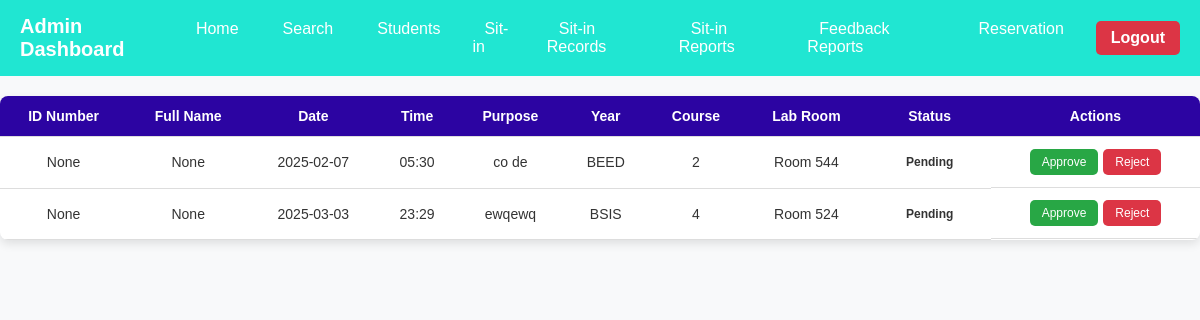
/reservation, run on an earlier commit of the app's database.
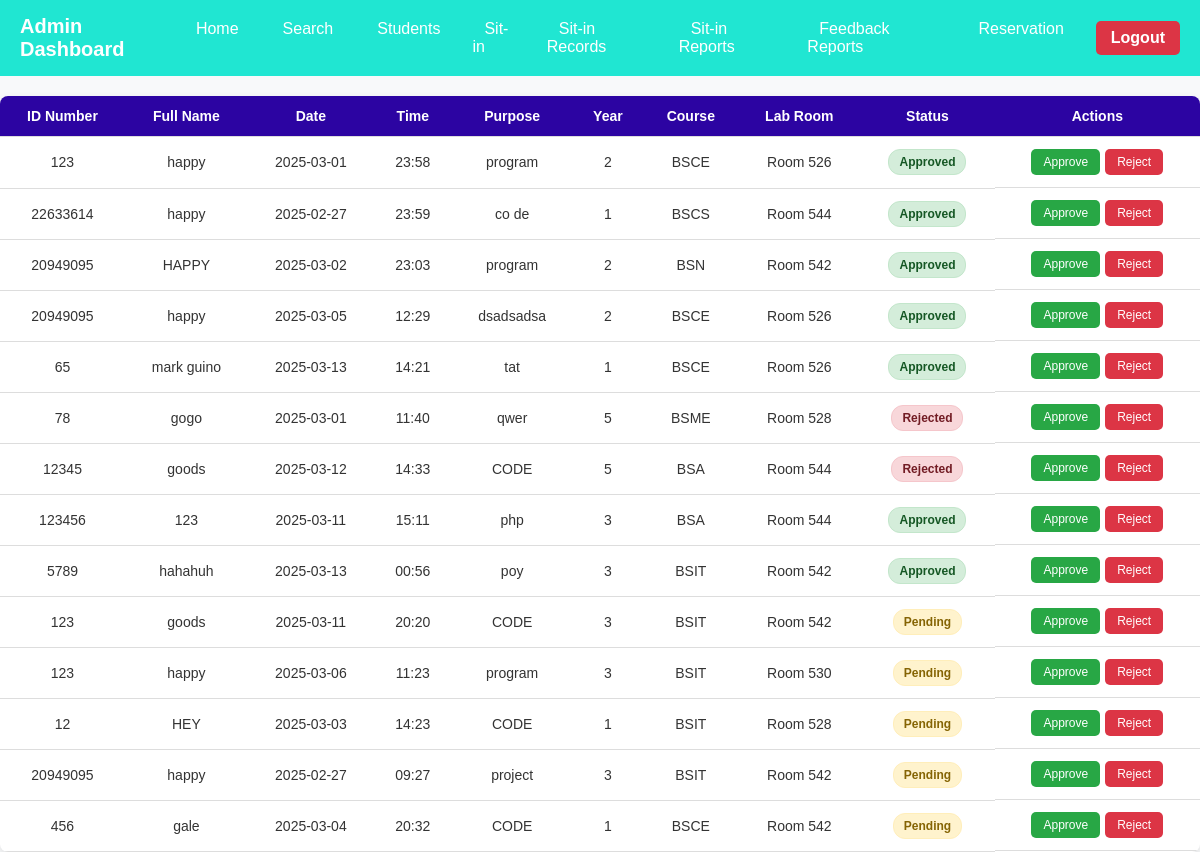
And on a later commit of the database.
### tables this page shows
CREATE TABLE reservation (
    id INTEGER PRIMARY KEY AUTOINCREMENT,
    user_id INTEGER NOT NULL,
    date TEXT NOT NULL,
    time TEXT NOT NULL,
    purpose TEXT NOT NULL,
    lab TEXT NOT NULL,
    year TEXT NOT NULL,  -- Changed from INT to TEXT for values like "3rd Year"
    course TEXT NOT NULL,
    name TEXT NOT NULL,
    id_number TEXT NOT NULL,
    status TEXT DEFAULT 'Pending',  -- Pending by default
    action TEXT DEFAULT 'None',  -- No action initially
    FOREIGN KEY (user_id) REFERENCES users(id)
);

### app.py (the view)
@app.route('/reservation')
def reservation():
    with sqlite3.connect('users.db') as conn:
        cursor = conn.cursor()
        cursor.execute("SELECT id_number, name, date, time, purpose, year, course, lab, status FROM reservation")
        reservations = cursor.fetchall()
    return render_template('adminreserve.html', reservations=reservations)

### templates/adminreserve.html (shortened to what this page needs)
<!DOCTYPE html>
<html lang="en">
<head>
</head>
<body>
<div class="navbar">
    <div class="logo">Admin Dashboard</div>
    <ul class="nav-links">
        <li><a href="{{ url_for('admin_dashboard') }}">Home</a></li>
        <li><a href="{{ url_for('search') }}">Search</a></li>
        <li><a href="{{ url_for('students') }}">Students</a></li>
        <li><a href="{{ url_for('current_sit_in') }}">Sit-in</a></li>
        <li><a href="{{ url_for('sit_in_records') }}">Sit-in Records</a></li>
        <li><a href="{{ url_for('sit_in_report') }}">Sit-in Reports</a></li>
        <li><a href="{{ url_for('feedback_report') }}">Feedback Reports</a></li>
        <li><a href="{{ url_for('reservation') }}">Reservation</a></li>
    </ul>
    <a href="{{ url_for('logout') }}" class="logout-btn">Logout</a>
</div>
    <table>
        <thead>
            <tr>
                <th>ID Number</th>
                <th>Full Name</th>
                <th>Date</th>
                <th>Time</th>
                <th>Purpose</th>
                <th>Year</th>
                <th>Course</th>
                <th>Lab Room</th>
                <th>Status</th>
                <th>Actions</th>
            </tr>
        </thead>
        <tbody>
            {% for reservation in reservations %}
            <tr>
                <td>{{ reservation[0] }}</td>
                <td>{{ reservation[1] }}</td>
                <td>{{ reservation[2] }}</td>
                <td>{{ reservation[3] }}</td>
                <td>{{ reservation[4] }}</td>
                <td>{{ reservation[5] }}</td>
                <td>{{ reservation[6] }}</td>
                <td>{{ reservation[7] }}</td>
                <td>
                    <span class="badge {{ reservation[8] }}">{{ reservation[8] }}</span>
                </td>
                <td class="actions">
                    <form action="{{ url_for('update_reservation', res_id=reservation[0], action='approve') }}" method="post">
                        <button class="approve-btn">Approve</button>
                    </form>
                    <form action="{{ url_for('update_reservation', res_id=reservation[0], action='reject') }}" method="post">
                        <button class="reject-btn">Reject</button>
                    </form>
                </td>
            </tr>
            {% endfor %}
        </tbody>
    </table>
</body>
</html>

What changed in the data, as far as the page shows it:
changed reservation (number 1 of 14 on the later page): id_number "None" → "123"; name "None" → "happy"; date "2025-02-07" → "2025-03-01"; time "05:30" → "23:58"; purpose "co de" → "program"; year "BEED" → "2"; course "2" → "BSCE"; lab "Room 544" → "Room 526"; status "Pending" → "Approved"
changed reservation: id_number "None" → "22633614"; name "None" → "happy"; date "2025-03-03" → "2025-02-27"; time "23:29" → "23:59"; purpose "ewqewq" → "co de"; year "BSIS" → "1"; course "4" → "BSCS"; lab "Room 524" → "Room 544"; status "Pending" → "Approved"
added reservation: id_number "20949095", name "HAPPY", date "2025-03-02", time "23:03", purpose "program", year "2", course "BSN", lab "Room 542", status "Approved"
added reservation: id_number "20949095", name "happy", date "2025-03-05", time "12:29", purpose "dsadsadsa", year "2", course "BSCE", lab "Room 526", status "Approved"
added reservation: id_number "65", name "mark guino", date "2025-03-13", time "14:21", purpose "tat", year "1", course "BSCE", lab "Room 526", status "Approved"
added reservation: id_number "78", name "gogo", date "2025-03-01", time "11:40", purpose "qwer", year "5", course "BSME", lab "Room 528", status "Rejected"
added reservation: id_number "12345", name "goods", date "2025-03-12", time "14:33", purpose "CODE", year "5", course "BSA", lab "Room 544", status "Rejected"
added reservation: id_number "123456", name "123", date "2025-03-11", time "15:11", purpose "php", year "3", course "BSA", lab "Room 544", status "Approved"
added reservation: id_number "5789", name "hahahuh", date "2025-03-13", time "00:56", purpose "poy", year "3", course "BSIT", lab "Room 542", status "Approved"
added reservation: id_number "123", name "goods", date "2025-03-11", time "20:20", purpose "CODE", year "3", course "BSIT", lab "Room 542", status "Pending"
added reservation: id_number "123", name "happy", date "2025-03-06", time "11:23", purpose "program", year "3", course "BSIT", lab "Room 530", status "Pending"
added reservation: id_number "12", name "HEY", date "2025-03-03", time "14:23", purpose "CODE", year "1", course "BSIT", lab "Room 528", status "Pending"
added reservation: id_number "20949095", name "happy", date "2025-02-27", time "09:27", purpose "project", year "3", course "BSIT", lab "Room 542", status "Pending"
added reservation: id_number "456", name "gale", date "2025-03-04", time "20:32", purpose "CODE", year "1", course "BSCE", lab "Room 542", status "Pending"
